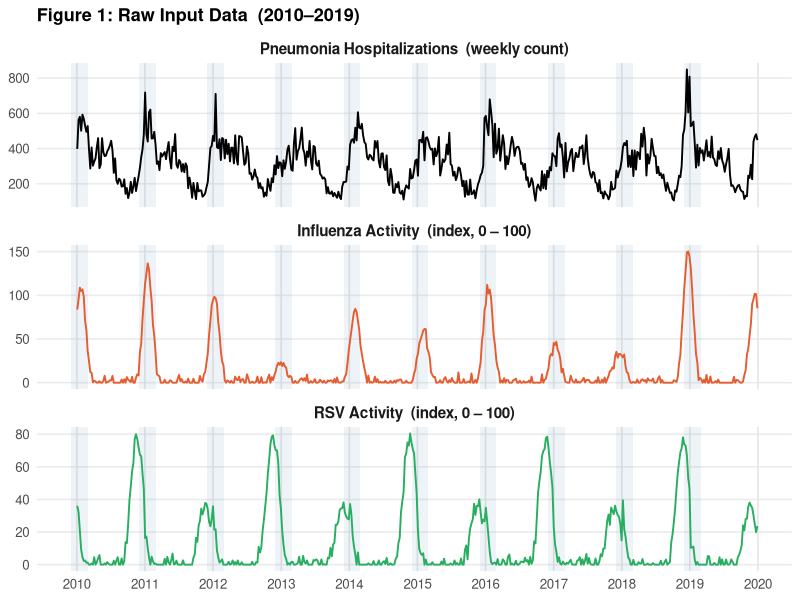
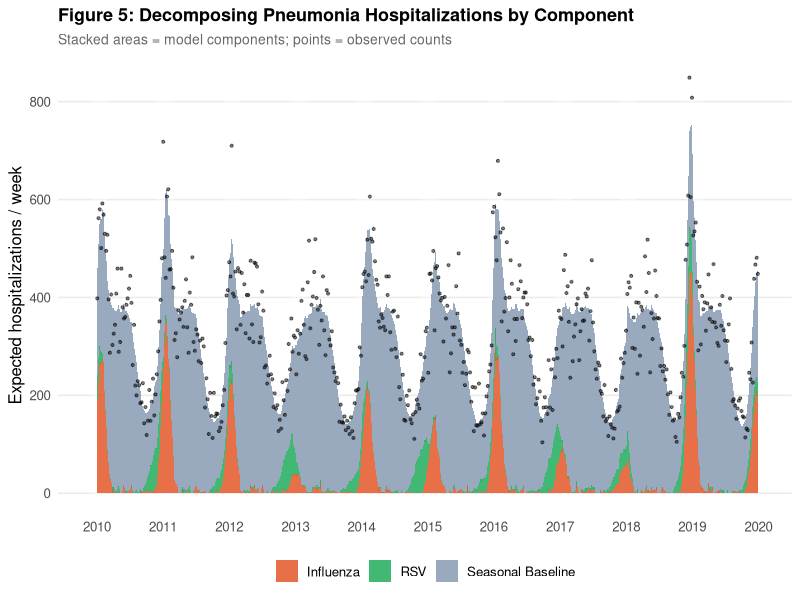
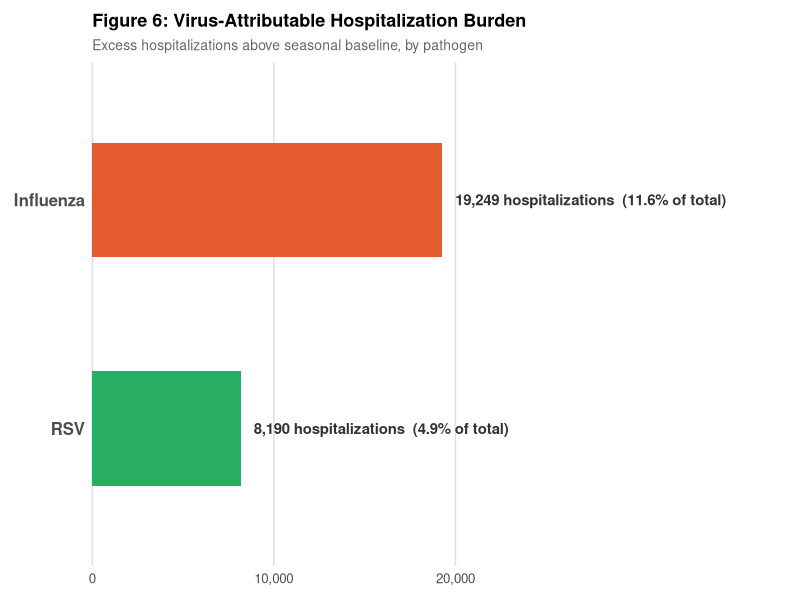

These charts were generated, in order, by the following R code:
## ---- chunk 1
library(tidyverse)
library(patchwork)
library(scales)

set.seed(2024)

# ── Consistent color palette across all figures ───────────────────────────
pal <- c(
  baseline = "#8B9DB5",
  flu      = "#E55C30",
  rsv      = "#27AE60",
  covid    = "#A93226"
)

# ── Shared ggplot theme ───────────────────────────────────────────────────
theme_ts <- function(...) {
  theme_minimal(base_size = 12) +
    theme(
      panel.grid.minor   = element_blank(),
      panel.grid.major.x = element_blank(),
      axis.title.x       = element_blank(),
      legend.position    = "bottom",
      legend.title       = element_blank(),
      plot.title         = element_text(face = "bold", size = 13),
      plot.subtitle      = element_text(color = "gray40", size = 10)
    ) +
    theme(...)
}
## ---- chunk 2
# (Pandemic-era data not used — all analyses use pre-pandemic df2 below)
## ---- chunk 3
# Pre-pandemic data (2010–2019) — all analyses use this dataset
n2     <- 522  # ~10 years of weekly data
dates2 <- seq(as.Date("2010-01-03"), by = "week", length.out = n2)
t2     <- seq_len(n2)
wk2    <- as.integer(format(dates2, "%U"))

# ── Influenza: year-to-year variation in peak timing and intensity ─────────
# Assign each week to a flu season (Jul Y → Jun Y+1, labelled Y+1)
flu_season_yr <- as.integer(format(dates2, "%Y")) +
                 ifelse(as.integer(format(dates2, "%m")) >= 7L, 1L, 0L)
seasons   <- sort(unique(flu_season_yr))
n_seasons <- length(seasons)

# Each season: random ±3-week peak shift and log-normal amplitude multiplier
peak_offsets <- round(rnorm(n_seasons, 0, 2.5))   # SD ≈ 2–3 weeks
amplitudes   <- exp(rnorm(n_seasons, 0, 0.45))    # ~50 % CV in intensity

flu2 <- numeric(n2)
for (i in seq_along(seasons)) {
  idx  <- which(flu_season_yr == seasons[i])
  pw   <- 2L + peak_offsets[i]               # typical peak week 2 ± shift
  flu2[idx] <- pmax(0, cos(2 * pi * (wk2[idx] - pw) / 52))^5 *
               90 * amplitudes[i]             # ^5 gives sharper winter spike
}
flu2 <- pmax(0, flu2 + rnorm(n2, 0, 4))

# ── RSV: weak biennial variation (higher/lower amplitude in alternate years)
rsv_year    <- as.integer(format(dates2, "%Y"))
biennl_mult <- ifelse(rsv_year %% 2 == 0, 1.40, 0.65)
rsv2 <- pmax(0,
  pmax(0, cos(2 * pi * (wk2 - 47) / 52))^2.5 * 55 * biennl_mult + rnorm(n2, 0, 3)
)

# ── Scale to [0, 1] for model predictors ──────────────────────────────────
flu2_s <- flu2 / max(flu2)
rsv2_s <- rsv2 / max(rsv2)

# ── Harmonic terms ─────────────────────────────────────────────────────────
sin1_2 <- sin(2 * pi * t2 / 52);  cos1_2 <- cos(2 * pi * t2 / 52)
sin2_2 <- sin(4 * pi * t2 / 52);  cos2_2 <- cos(4 * pi * t2 / 52)

# ── Pneumonia: no long-term trend; strong flu spike; low overdispersion ───
log_mu2 <- (5.50 +
             0.45 * sin1_2 - 0.32 * cos1_2 +   # harmonic amplitude ≈ 0.55
             0.12 * sin2_2 + 0.05 * cos2_2 +
             1.00 * flu2_s + 0.45 * rsv2_s)     # flu log-RR raised to 1.0

pneu2 <- rnbinom(n2, mu = exp(log_mu2), size = 40)  # size↑ → cleaner signal

df2 <- tibble(
  date  = dates2,
  t     = t2,
  pneu  = pneu2,
  flu   = flu2, rsv = rsv2,
  flu_s = flu2_s, rsv_s = rsv2_s,
  sin1  = sin1_2, cos1 = cos1_2,
  sin2  = sin2_2, cos2 = cos2_2
)

winters2 <- tibble(
  xmin = as.Date(paste0(2009:2018, "-12-01")),
  xmax = as.Date(c(paste0(2010:2018, "-02-28"), "2019-02-28"))
)
## ---- chunk 4
#| fig-cap: "Weekly time series for each variable, 2010–2019 (pre-pandemic). Blue bands mark winter months (December–February), when respiratory viruses tend to peak."
#| fig-height: 7

# Long format: one row per date × series (pre-pandemic data only)
df_long1 <- df2 |>
  select(date, pneu, flu, rsv) |>
  pivot_longer(-date, names_to = "series", values_to = "value") |>
  mutate(
    panel = factor(series,
      levels = c("pneu", "flu", "rsv"),
      labels = c(
        "Pneumonia Hospitalizations  (weekly count)",
        "Influenza Activity  (index, 0 – 100)",
        "RSV Activity  (index, 0 – 100)"
      )
    ),
    color = case_match(series,
      "pneu" ~ "black",
      "flu"  ~ unname(pal["flu"]),
      "rsv"  ~ unname(pal["rsv"])
    )
  )

ggplot(df_long1, aes(date, value)) +
  geom_rect(
    data        = winters2,
    aes(xmin = xmin, xmax = xmax, ymin = -Inf, ymax = Inf),
    inherit.aes = FALSE,
    fill        = "steelblue", alpha = 0.09
  ) +
  geom_line(aes(color = color), linewidth = 0.65, show.legend = FALSE) +
  facet_wrap(~panel, scales = "free_y", ncol = 1) +
  scale_color_identity() +
  scale_x_date(date_breaks = "1 year", date_labels = "%Y") +
  labs(y = NULL, title = "Figure 1: Raw Input Data  (2010–2019)") +
  theme_ts(
    panel.grid.major.x = element_line(color = "gray90"),
    strip.text         = element_text(face = "bold", size = 11)
  )
## ---- chunk 5
# ── Fit Poisson GLM on pre-pandemic data (no COVID term) ──────────────────
fit <- glm(
  pneu ~ sin1 + cos1 + sin2 + cos2 + flu_s + rsv_s,
  data   = df2,
  family = poisson(link = "log")
)

# Fitted values and 95% pointwise CI on the mean
pred <- predict(fit, se.fit = TRUE)
df2 <- df2 |>
  mutate(
    fitted    = exp(pred$fit),
    fit_lo    = exp(pred$fit - 1.96 * pred$se.fit),
    fit_hi    = exp(pred$fit + 1.96 * pred$se.fit),
    pearson_r = residuals(fit, type = "pearson")
  )

# ── Decompose fitted values into additive components ─────────────────────
b <- coef(fit)

lp_base     <- b["(Intercept)"]
lp_seasonal <- b["sin1"]*df2$sin1 + b["cos1"]*df2$cos1 +
               b["sin2"]*df2$sin2 + b["cos2"]*df2$cos2
lp_flu      <- b["flu_s"] * df2$flu_s
lp_rsv      <- b["rsv_s"] * df2$rsv_s

mu_none <- exp(lp_base + lp_seasonal)                  # no viruses
mu_rsv  <- exp(lp_base + lp_seasonal + lp_rsv)         # +RSV
mu_full <- df2$fitted                                   # +RSV +flu

df2 <- df2 |>
  mutate(
    comp_baseline = mu_none,
    comp_rsv      = pmax(0, mu_rsv  - mu_none),
    comp_flu      = pmax(0, mu_full - mu_rsv)
  )
## ---- chunk 6
#| fig-cap: "Stacked area chart showing the contribution of each model component to weekly expected hospitalizations. The total stack matches the model's fitted values at every time point. Observed counts are overlaid as black points."

decomp_long <- df2 |>
  select(date, pneu, comp_baseline, comp_rsv, comp_flu) |>
  pivot_longer(
    cols      = starts_with("comp_"),
    names_to  = "component",
    values_to = "value"
  ) |>
  mutate(component = factor(component,
    levels = c("comp_baseline", "comp_rsv", "comp_flu"),
    labels = c("Seasonal Baseline", "RSV", "Influenza")
  ))

comp_colors <- c(
  "Seasonal Baseline" = unname(pal["baseline"]),
  "RSV"               = unname(pal["rsv"]),
  "Influenza"         = unname(pal["flu"])
)

ggplot(decomp_long, aes(date, value, fill = component)) +
  geom_rect(
    data        = winters2,
    aes(xmin = xmin, xmax = xmax, ymin = -Inf, ymax = Inf),
    inherit.aes = FALSE,
    fill        = "white", alpha = 0.35
  ) +
  geom_area(position = "stack", alpha = 0.88, color = NA) +
  geom_point(
    data        = df2,
    aes(x = date, y = pneu),
    inherit.aes = FALSE,
    color       = "black", size = 0.75, alpha = 0.50
  ) +
  scale_fill_manual(values = comp_colors) +
  scale_x_date(date_breaks = "1 year", date_labels = "%Y") +
  scale_y_continuous(labels = comma_format()) +
  labs(
    y        = "Expected hospitalizations / week",
    title    = "Figure 5: Decomposing Pneumonia Hospitalizations by Component",
    subtitle = "Stacked areas = model components; points = observed counts",
    fill     = NULL
  ) +
  theme_ts() +
  guides(fill = guide_legend(nrow = 1, reverse = TRUE))
## ---- chunk 7
#| fig-cap: "Estimated hospitalizations attributable to each respiratory virus over the full 10-year pre-pandemic period (excess above the seasonal baseline). Percentages are of total modeled hospitalizations."
#| fig-height: 3.8

virus_totals <- tibble(
  Component = c("Influenza", "RSV"),
  Total     = c(sum(df2$comp_flu), sum(df2$comp_rsv)),
  Color     = c(pal["flu"], pal["rsv"])
) |>
  mutate(
    pct_total = Total / sum(df2$fitted) * 100,
    bar_label = sprintf(
      "%s hospitalizations  (%.1f%% of total)",
      comma(round(Total)),
      pct_total
    ),
    Component = fct_reorder(Component, Total)
  )

ggplot(virus_totals, aes(x = Component, y = Total, fill = Color)) +
  geom_col(width = 0.5, show.legend = FALSE) +
  geom_text(
    aes(label = bar_label),
    hjust  = -0.05,
    size   = 3.8,
    fontface = "bold",
    color  = "gray20"
  ) +
  coord_flip(clip = "off") +
  scale_fill_identity() +
  scale_y_continuous(
    labels = comma_format(),
    expand = expansion(mult = c(0, 0.55))
  ) +
  labs(
    x        = NULL,
    y        = "Estimated attributable hospitalizations  (10-year total)",
    title    = "Figure 6: Virus-Attributable Hospitalization Burden",
    subtitle = "Excess hospitalizations above seasonal baseline, by pathogen"
  ) +
  theme_ts(
    panel.grid.major.y = element_blank(),
    panel.grid.major.x = element_line(color = "gray88"),
    axis.text.y        = element_text(size = 12, face = "bold"),
    plot.margin        = margin(10, 120, 10, 10)
  )
